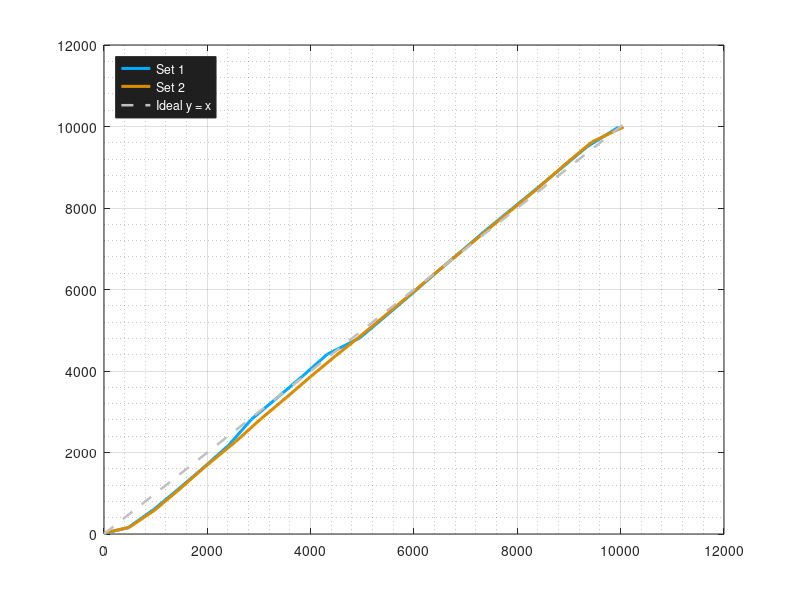

Reproduce this figure in MATLAB. (Note: this script raises an error after producing the figure.)
clear
clc
close all

%% =========================
%  EXPERIMENT 1 : CALIBRATION
%  =========================

% ---------- Set 1 ----------
reference1 = [ ...
    0 467 967 1441 1940 2411 2851 3347 3839 4321 ...
    4950 5443 5927 6419 6896 7395 7888 8383 8881 9347 9965];

measured1 = [ ...
    15.15 156.3 605.3 1103 1643 2176 2811 3339 3869 4411 ...
    4811 5338 5861 6403 6916 7458 7970 8485 9007 9501 9988];


% ---------- Set 2 ----------
reference2 = [ ...
    0 484 983 1474 1951 2547 3030 3516 4003 4481 ...
    4922 5421 5904 6399 6892 7391 7874 8372 8953 9447 10055];

measured2 = [ ...
    24.72 160.3 586.9 1113 1647 2266 2818 3335 3867 4370 ...
    4816 5340 5853 6388 6903 7431 7937 8458 9103 9624 9990];


%% =========================
%  Figure 12
%  Reference vs Measured
%  =========================

set1Color = [0.00 0.67 1.00];
set2Color = [0.85 0.55 0.00];
idealColor = [0.75 0.75 0.75];

figure('Color',[0.12 0.12 0.12], ...
       'Position',[100 100 1000 700]);

plot(reference1, measured1, '-', ...
    'LineWidth',2.2, ...
    'Color',set1Color);

hold on

plot(reference2, measured2, '-', ...
    'LineWidth',2.2, ...
    'Color',set2Color);

% Ideal line y = x
maxMass = max([reference1 reference2 measured1 measured2]);

plot([0 maxMass],[0 maxMass],'--', ...
    'LineWidth',1.8, ...
    'Color',idealColor);

hold off

title('Reference Mass vs Measured Mass', ...
    'Color','w', ...
    'FontSize',16, ...
    'FontWeight','bold');

xlabel('Reference Mass (g)', ...
    'Color','w', ...
    'FontSize',13, ...
    'FontWeight','bold');

ylabel('Measured Mass (g)', ...
    'Color','w', ...
    'FontSize',13, ...
    'FontWeight','bold');

legend('Set 1','Set 2','Ideal y = x', ...
    'Location','northwest', ...
    'TextColor','w', ...
    'Color',[0.12 0.12 0.12]);

grid on
grid minor
box on

ax = gca;
set_axis_style(ax);

axis equal
xlim([0 10500])
ylim([0 10500])


%% =========================
%  CALIBRATION EQUATION
%
%  x = Measured Mass
%  y = Reference Mass
%
%  Reference = a(Measured) + b
%  =========================

p1 = polyfit(measured1, reference1, 1);
p2 = polyfit(measured2, reference2, 1);

a1 = p1(1);
b1 = p1(2);

a2 = p2(1);
b2 = p2(2);

% Predicted reference mass
cal1 = polyval(p1, measured1);
cal2 = polyval(p2, measured2);

% R^2
SSres1 = sum((reference1 - cal1).^2);
SStot1 = sum((reference1 - mean(reference1)).^2);
R2_1 = 1 - SSres1/SStot1;

SSres2 = sum((reference2 - cal2).^2);
SStot2 = sum((reference2 - mean(reference2)).^2);
R2_2 = 1 - SSres2/SStot2;


%% Display calibration results
fprintf('\n===== CALIBRATION RESULT =====\n');

fprintf('Set 1:\n');
fprintf('Reference = %.6f(Measured) + %.3f\n',a1,b1);
fprintf('R^2 = %.5f\n\n',R2_1);

fprintf('Set 2:\n');
fprintf('Reference = %.6f(Measured) + %.3f\n',a2,b2);
fprintf('R^2 = %.5f\n\n',R2_2);

slopeDifference = abs(a1-a2)/((a1+a2)/2)*100;

fprintf('Slope difference = %.3f %%\n',slopeDifference);


%% =========================
%  Figure 13
%  Calibration Regression
%  =========================

xFit = linspace(0,10500,500);

yFit1 = polyval(p1,xFit);
yFit2 = polyval(p2,xFit);

figure('Color',[0.12 0.12 0.12], ...
       'Position',[150 100 1000 700]);

% Experimental points
scatter(measured1,reference1,55, ...
    set1Color,'filled');

hold on

scatter(measured2,reference2,55, ...
    set2Color,'filled');

% Regression
plot(xFit,yFit1,'-', ...
    'LineWidth',2.3, ...
    'Color',set1Color);

plot(xFit,yFit2,'-', ...
    'LineWidth',2.3, ...
    'Color',set2Color);

% Ideal
plot(xFit,xFit,'--', ...
    'LineWidth',1.8, ...
    'Color',idealColor);

hold off

title('Load Cell Calibration and Linear Regression', ...
    'Color','w', ...
    'FontSize',16, ...
    'FontWeight','bold');

xlabel('Measured Mass (g)', ...
    'Color','w', ...
    'FontSize',13, ...
    'FontWeight','bold');

ylabel('Reference Mass (g)', ...
    'Color','w', ...
    'FontSize',13, ...
    'FontWeight','bold');

legend( ...
    'Set 1 Data', ...
    'Set 2 Data', ...
    sprintf('Set 1: y = %.4fx %+.2f, R^2 = %.5f',a1,b1,R2_1), ...
    sprintf('Set 2: y = %.4fx %+.2f, R^2 = %.5f',a2,b2,R2_2), ...
    'Ideal y = x', ...
    'Location','northwest', ...
    'TextColor','w', ...
    'Color',[0.12 0.12 0.12]);

grid on
grid minor
box on

ax = gca;
set_axis_style(ax);

axis equal
xlim([0 10500])
ylim([0 10500])


%% =========================
%  Percentage Error
%  =========================

error1 = abs(measured1-reference1)./reference1*100;
error2 = abs(measured2-reference2)./reference2*100;

% Percentage error at 0 g is undefined
error1(reference1 == 0) = NaN;
error2(reference2 == 0) = NaN;

allError = [error1 error2];

meanPercentError = mean(allError,'omitnan');

fprintf('\n===== ERROR =====\n');
fprintf('Mean Percentage Error = %.2f %%\n',meanPercentError);


%% =========================
%  Axis Style Function
%  =========================

function set_axis_style(ax)

    ax.Color = [0.05 0.05 0.05];

    ax.XColor = [0.85 0.85 0.85];
    ax.YColor = [0.85 0.85 0.85];

    ax.FontSize = 11;
    ax.LineWidth = 1.2;

    ax.GridColor = [0.5 0.5 0.5];
    ax.MinorGridColor = [0.35 0.35 0.35];

    ax.GridAlpha = 0.35;
    ax.MinorGridAlpha = 0.25;

end
